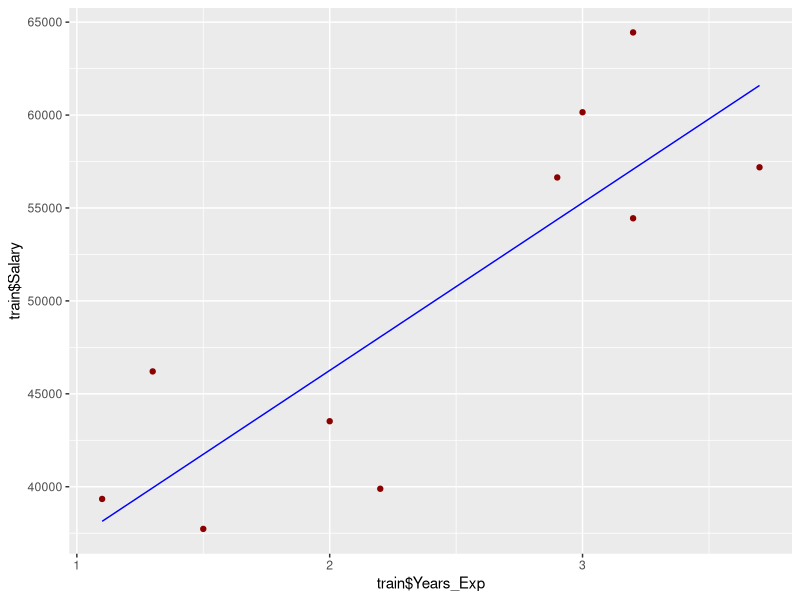

Generate this figure with R:
library(caTools)
data <- data.frame(
  Years_Exp = c(1.1, 1.3, 1.5, 2.0, 2.2, 2.9, 3.0, 3.2, 3.2, 3.7),
  Salary = c(39343.00, 46205.00, 37731.00, 43525.00, 39891.00, 
             56642.00, 60150.00, 54445.00, 64445.00, 57189.00))

split = sample.split(data$Salary, SplitRatio = .7)
train = subset(data, split=TRUE)
test = subset(data, split = FALSE)

lm.r = lm(formula = Salary ~ Years_Exp, data = train)
coef(lm.r)

library(ggplot2)

ggplot() + geom_point(aes(x = train$Years_Exp, y = train$Salary), col = "darkred")+
  geom_line(aes(x = train$Years_Exp, y = predict(lm.r, data = train)), col = "blue")

test_predict <- predict(lm.r, newdata = test)

mae <- mean(abs(test$Salary - test_predict))

                          
